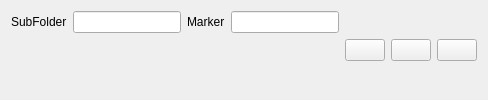
               <widget class="QWidget" name="w_Simulation_Controls" native="true">
                <property name="styleSheet">
                 <string notr="true"/>
                </property>
                <layout class="QGridLayout" name="gl_Simulation_Controls">
                 <item row="0" column="4" rowspan="2">
                  <widget class="QPushButton" name="pb_Run">
                   <property name="maximumSize">
                    <size>
                     <width>75</width>
                     <height>16777215</height>
                    </size>
                   </property>
                   <property name="styleSheet">
                    <string notr="true"/>
                   </property>
                   <property name="text">
                    <string/>
                   </property>
                   <property name="icon">
                    <iconset resource="../qss/icons.qrc">
                     <normaloff>:/icons/icons/PNG/run.png</normaloff>:/icons/icons/PNG/run.png</iconset>
                   </property>
                   <property name="iconSize">
                    <size>
                     <width>24</width>
                     <height>24</height>
                    </size>
                   </property>
                   <property name="flat">
                    <bool>false</bool>
                   </property>
                  </widget>
                 </item>
                 <item row="0" column="6" rowspan="2">
                  <widget class="QPushButton" name="pb_Cancel">
                   <property name="styleSheet">
                    <string notr="true"/>
                   </property>
                   <property name="text">
                    <string/>
                   </property>
                   <property name="icon">
                    <iconset resource="../qss/icons.qrc">
                     <normaloff>:/icons/icons/PNG/stop.png</normaloff>:/icons/icons/PNG/stop.png</iconset>
                   </property>
                   <property name="iconSize">
                    <size>
                     <width>24</width>
                     <height>24</height>
                    </size>
                   </property>
                  </widget>
                 </item>
                 <item row="0" column="2">
                  <widget class="QLabel" name="label_10">
                   <property name="text">
                    <string>Marker</string>
                   </property>
                  </widget>
                 </item>
                 <item row="0" column="1">
                  <widget class="QLineEdit" name="le_Run_Save_Folder"/>
                 </item>
                 <item row="0" column="0">
                  <widget class="QLabel" name="label">
                   <property name="text">
                    <string>SubFolder</string>
                   </property>
                  </widget>
                 </item>
                 <item row="0" column="3">
                  <widget class="QLineEdit" name="le_Marker"/>
                 </item>
                 <item row="0" column="5" rowspan="2">
                  <widget class="QPushButton" name="pb_Pause_Resume">
                   <property name="text">
                    <string/>
                   </property>
                   <property name="icon">
                    <iconset resource="../qss/icons.qrc">
                     <normaloff>:/icons/icons/PNG/pause.png</normaloff>:/icons/icons/PNG/pause.png</iconset>
                   </property>
                   <property name="iconSize">
                    <size>
                     <width>24</width>
                     <height>24</height>
                    </size>
                   </property>
                  </widget>
                 </item>
                </layout>
               </widget>
